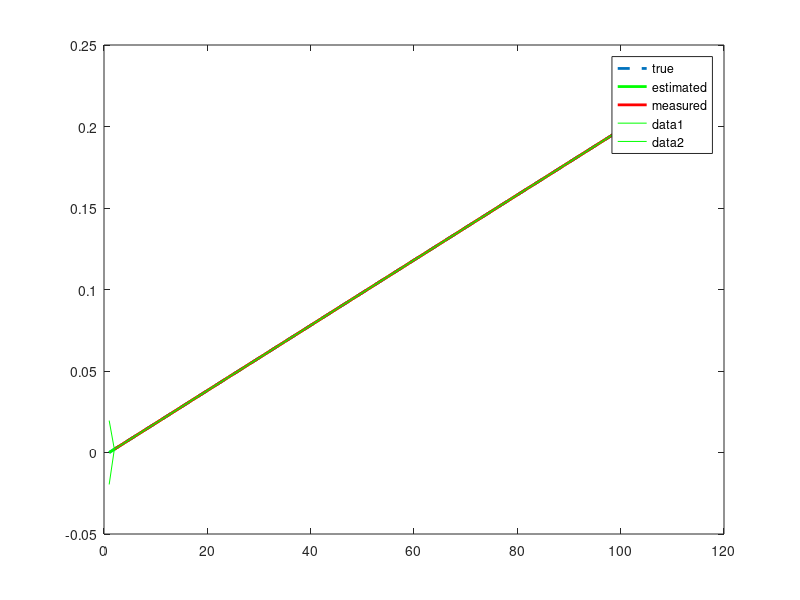

Write the MATLAB code that produced this figure.
function f = int_kf_test
% Kalman filtering of the double integrator with position measurements

% timing
dt = 1;   % time-step
N = 100;   % total time-steps
T = N*dt;  % final time

% noise terms
%S.q = .3;    % external disturbance variance
S.r = (1.5e-5)^2;  

% F matrix
S.F = [1 -dt;
       0 1];

% G matrix
S.G = [dt; 
       0];

% Q matrix
S.Q = [dt*(3e-6)^2+dt^3/3, (3e-9)^2*dt^2/2;
          (3e-9)^2*dt^2/2, (3e-9)^2*dt];

% R matrix
S.R = S.r;

% H matrix
S.H = [1, 0];

% initial estimate of mean and covariance
x = [0; 1.7e-7];
P = diag([1e-4, 1e-12]);

xts = zeros(2, N+1); % true states
xs = zeros(2, N+1);  % estimated states
Ps = zeros(2, 2, N+1); % estimated covariances

zs = zeros(1, N);  % estimated state

pms = zeros(1, N); % measured position

xts(:,1) = x;
xs(:,1) = x;
Ps(:,:,1) = P;


for k=1:N
    nv=(3e-6)*randn(1);
    nu=(3e-6)*randn(1);
    B=xts(2,k)+nu*dt;  
 u=.002+B+nv;
  xts(:,k+1) = S.F*xts(:,k) + S.G*(u) + S.Q*[nv;nu];  % true state

  [x,P] = kf_predict(x,P,u,S);  % prediction
  
  z = xts(1,k+1) + sqrt(S.r)*randn;   % generate random measurement 
  
  [x,P] = kf_correct(x,P,z,S);  % correction
  
  % record result
  xs(:,k+1) = x;
  Ps(:,:,k+1) = P;
  zs(:,k) = z;
end

plot(xts(1,:), '--', 'LineWidth',2)
hold on
plot(xs(1,:), 'g', 'LineWidth',2)
plot(2:N+1,zs(1,:), 'r', 'LineWidth',2)

legend('true', 'estimated','measured')

% 95% confidence intervals of the estimated position
plot(xs(1,:) + 1.96*reshape(sqrt(Ps(1,1,:)),N+1,1)', '-g')
plot(xs(1,:) - 1.96*reshape(sqrt(Ps(1,1,:)),N+1,1)', '-g')


function [x,P] = kf_predict(x, P, u, S)

x = S.F*x + S.G*u;
P = S.F*P*S.F' + S.Q;

function [x,P] = kf_correct(x, P, z, S)

K = P*S.H'*inv(S.H*P*S.H' + S.R);
P = (eye(length(x)) - K*S.H)*P;
x = x + K*(z - S.H*x);
